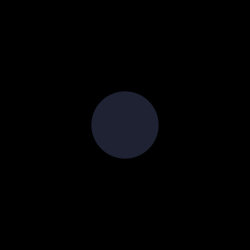
Frame 1 (no input)
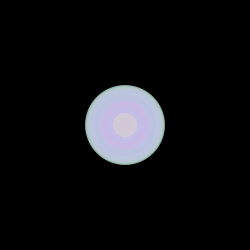
Frame 60 (the mouse pressed at the canvas centre just before this capture)
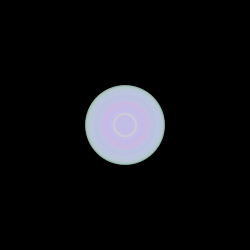
Frame 120 (the mouse held since frame 60 and released just before this capture)

The Processing sketch that drew these frames (run headless with seeded random() and noise(); from frame 60 on, the mouse is pressed at the canvas centre):

// Processing sketch: processing_162125
// ── processing_162125.pde

int counter;

void setup() {  //setup function called initially, only once
  size(250, 250);
  background(0);  //set background white
  colorMode(HSB);   //set colors to Hue, Saturation, Brightness mode
  counter = 0;
}

void draw() {  //draw function loops 
  counter++;
  noStroke();
  fill(random(250),100,255,50);
  
  if(mousePressed == true) { //add some interaction
    ellipse(mouseX, mouseY, 20, 20);
  }
  else {
    ellipse(width/2, height/2, 80*sin(counter), 80*sin(counter));
  }
}
